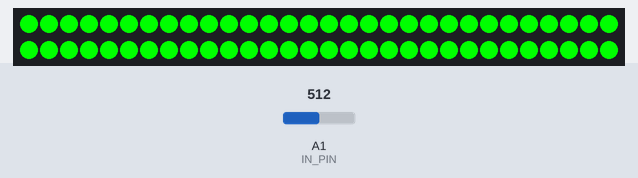
Bench run of a sketch on a simulated Arduino Uno, built with avr-gcc and run on an emulated ATmega328P. On the bench: 60 RGB LEDs in strip order, left to right, continuing on the next row. Inputs (shaded band) come from the test bench; at power-on: A1 (IN_PIN) = 512.

Above: at 3.9 s.
4.0 s: A1 (IN_PIN) set to 495
At 6.79 s:
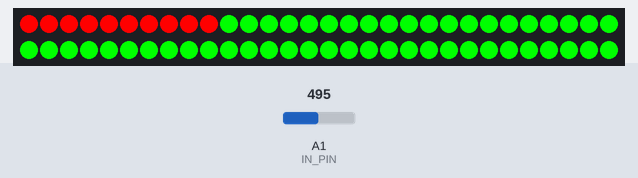
8.0 s: A1 (IN_PIN) set to 716
At 9.46 s:
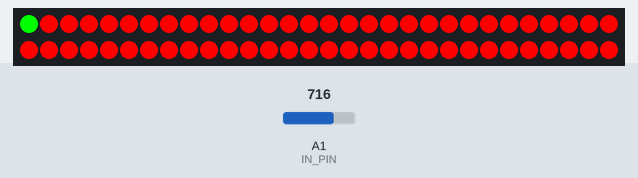

The sketch:

traffic_light.ino
```cpp
/*
 make grren ligh when switch is on, make red ligh when switch is off
*/

#include <Adafruit_NeoPixel.h>

#define HIGH_READ 1023
#define LOW_READ 0
#define MID_READ (HIGH_READ - LOW_READ) / 2

// noted as Dx (~digital output x?)
#define OUT_PIN 1
// noted as Ax (~analog input x?)
#define IN_PIN 1

//maybe both types are I/O?


// Parameter 1 = number of pixels in strip
// Parameter 2 = pin number (most are valid)
// Parameter 3 = pixel type flags, add together as needed:
//   NEO_KHZ800  800 KHz bitstream (most NeoPixel products w/WS2812 LEDs)
//   NEO_KHZ400  400 KHz (classic 'v1' (not v2) FLORA pixels, WS2811 drivers)
//   NEO_GRB     Pixels are wired for GRB bitstream (most NeoPixel products)
//   NEO_RGB     Pixels are wired for RGB bitstream (v1 FLORA pixels, not v2)
Adafruit_NeoPixel strip = Adafruit_NeoPixel(60, OUT_PIN, NEO_GRB + NEO_KHZ800);

// the setup routine runs once when you press reset:
void setup() {
  strip.begin();
  strip.show(); // Initialize all pixels to 'off'
}

// the loop routine runs over and over again forever:
void loop() {
  if (is_switch_on()) {
    show_green();
  } else {
    show_red();
  }
}

boolean is_switch_on() {
    // read the input on analog pin 0:
  int sensor_value = analogRead(IN_PIN);
  // Convert the analog reading (which goes from 0 - 1023) to true if voltage is above midpoint
  return sensor_value > MID_READ;
}

void show_red() {
  colorWipe(strip.Color(255, 0, 0), 50);
}

void show_green() {
  colorWipe(strip.Color(0, 255, 0), 50);
}

// Fill the dots one after the other with a color
// Note: This seems to be code adapted to multiple neopixels.
// Iterating on them with a delay might cause the delay observed
// when switching from red to green and vice-versa
// TODO aptimize for a single flora neopixel v2
void colorWipe(uint32_t c, uint8_t wait) {
  for(uint16_t i=0; i<strip.numPixels(); i++) {
      strip.setPixelColor(i, c);
      strip.show();
      delay(wait);
  }
}
```

Measured:
- the behaviour switches between 512 and 511 on A1 (IN_PIN) (found by bisection; images 0 and 1)
- after the input at 4.0 s, the LEDs: first change after 2.3 s (image 1 shows a later state)
